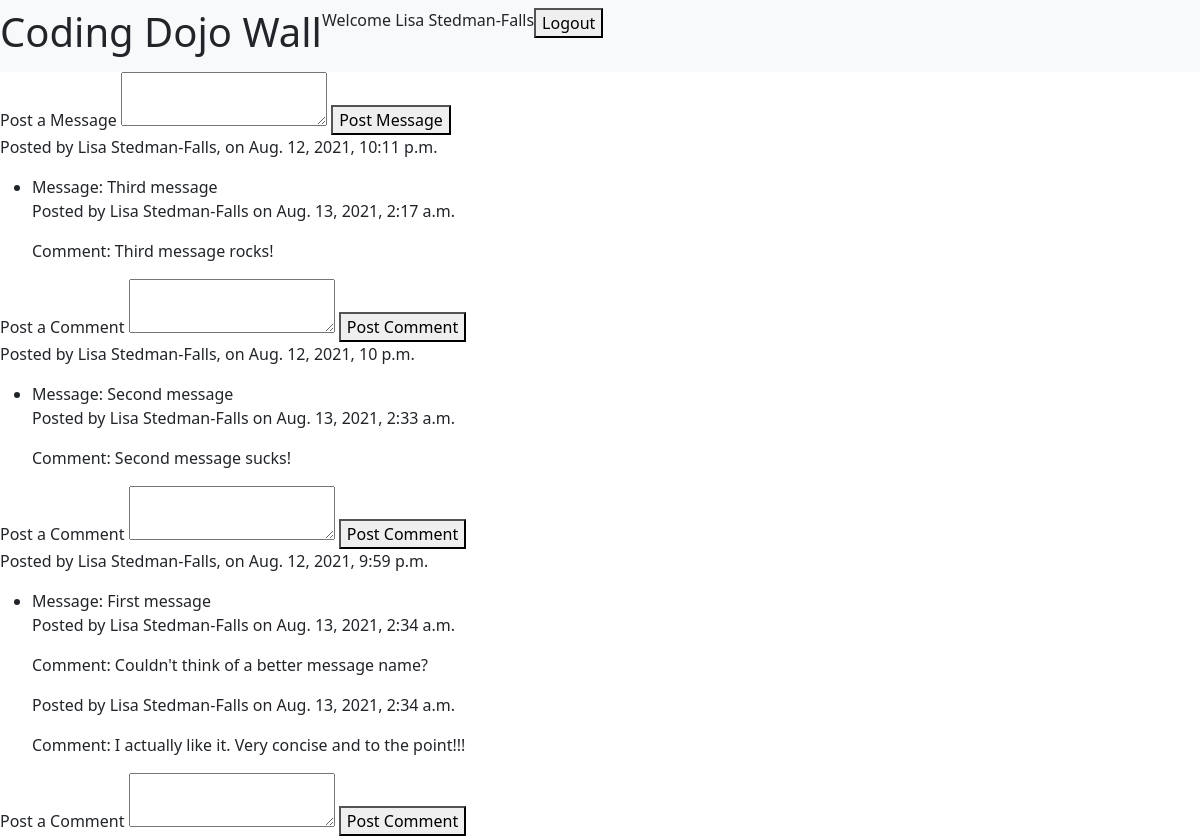
The app's page /wall/ (signed in), older data.
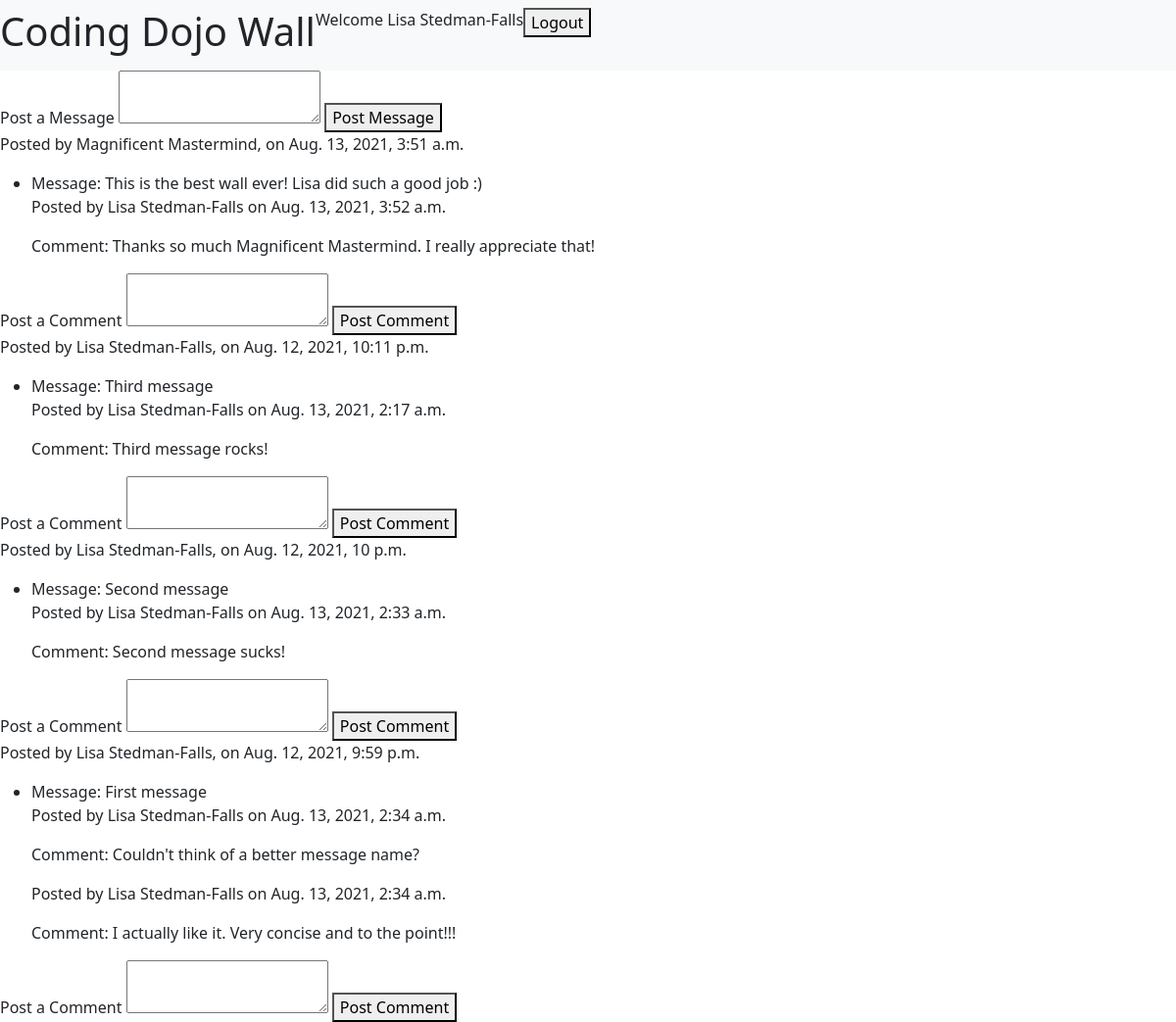
The same page, newer data.
### wall_app/models.py (models this page shows, shortened)
class Message(models.Model):
    message = models.TextField()
    user = models.ForeignKey(User, related_name= "user_messages", on_delete = models.CASCADE)
    created_at = models.DateTimeField(auto_now_add=True)
    updated_at = models.DateTimeField(auto_now=True)

class Comment(models.Model):
    comment = models.TextField()
    user = models.ForeignKey(User, related_name= "user_comments", on_delete = models.CASCADE)
    message = models.ForeignKey(Message, related_name = "message_comments", on_delete = models.CASCADE)
    created_at = models.DateTimeField(auto_now_add=True)
    updated_at = models.DateTimeField(auto_now=True)

### login_registration_app/models.py (models this page shows, shortened)
class User(models.Model):
    first_name = models.CharField(max_length=255)
    last_name = models.CharField(max_length=255)
    email = models.CharField(max_length=255)
    password = models.CharField(max_length=255)
    created_at = models.DateTimeField(auto_now_add=True)
    updated_at = models.DateTimeField(auto_now=True)
    objects = UserManager()

### wall_app/views.py (the view)
# urls.py: path('wall/', include('wall_app.urls')),
def wall(request): #GET REQUEST
    if 'user_id' not in request.session:
        messages.error(request, "You must be logged in to view this site")
        return redirect ("/")
    else:
        context = {
            "this_user": User.objects.get(id=request.session["user_id"]),
            "all_the_messages": Message.objects.all().order_by("-created_at")
    }
    return render(request, "wall.html", context)

### wall_app/templates/wall.html (shortened to what this page needs)
<!DOCTYPE html>
<html lang="en-US">
<head>
    <link href="https://cdn.jsdelivr.net/npm/bootstrap@5.1.0/dist/css/bootstrap.min.css" rel="stylesheet">
    {% load static %}
    <link rel="stylesheet" href="{% static 'style.css' %}">
</head>
<body>
    <div id="wrapper">
            <nav class="navbar navbar-expand-lg navbar-light bg-light">
                <div class="collapse navbar-collapse" id="navbarNav">
                    <ul class="navbar-nav">
                        <li class="nav-item">
                            <h1>Coding Dojo Wall</h1>
                        </li>
                        <li class="nav-item">
                            <p>Welcome {{this_user.first_name}} {{this_user.last_name}}</p>
                        </li>
                        <li class="nav-item">
                            <form action="/logout" method="POST">
                                <button type="submit">Logout</button>
                            </form>
                        </li>
                    </ul>
                </div>
            </nav>
            <div id="post_message">
                <form action="create_message" method="POST">
                    <label for="message">Post a Message</label>
                    <textarea name = "message"></textarea>
                    <button type="submit">Post Message</button>
                </form>
            </div>
            <div>
                {% for message in all_the_messages %}
                <div>
                    <p>Posted by {{message.user.first_name}} {{message.user.last_name}}, on {{message.created_at}}</p>
                    <ul>
                        <li>Message: {{message.message}}
                            {% for comment in message.message_comments.all %}
                            <p>Posted by {{comment.user.first_name}} {{comment.user.last_name}} on {{comment.created_at}}<p>
                            <p>Comment: {{comment.comment}}</p>
                                {% endfor %}
                        </li>
                    </ul>
                    <form action="create_comment" method="POST">
                        <label for="comment">Post a Comment</label>
                        <textarea name ="comment"></textarea>
                        <button type="submit">Post Comment</button>
                        </form>
                        {% endfor %}
                </div>
            </div>
    </div>
</body>
</html>

Row changes from the older to the newer data that the page shows:
added Message: user.first_name "Magnificent", user.last_name "Mastermind", created_at "Aug. 13, 2021, 3:51 a.m.", message "This is the best wall ever! Lisa did such a good job :)"
added Comment: user.first_name "Lisa", user.last_name "Stedman-Falls", created_at "Aug. 13, 2021, 3:52 a.m.", comment "Thanks so much Magnificent Mastermind. I really appreciate that!", shown under "Magnificent"
